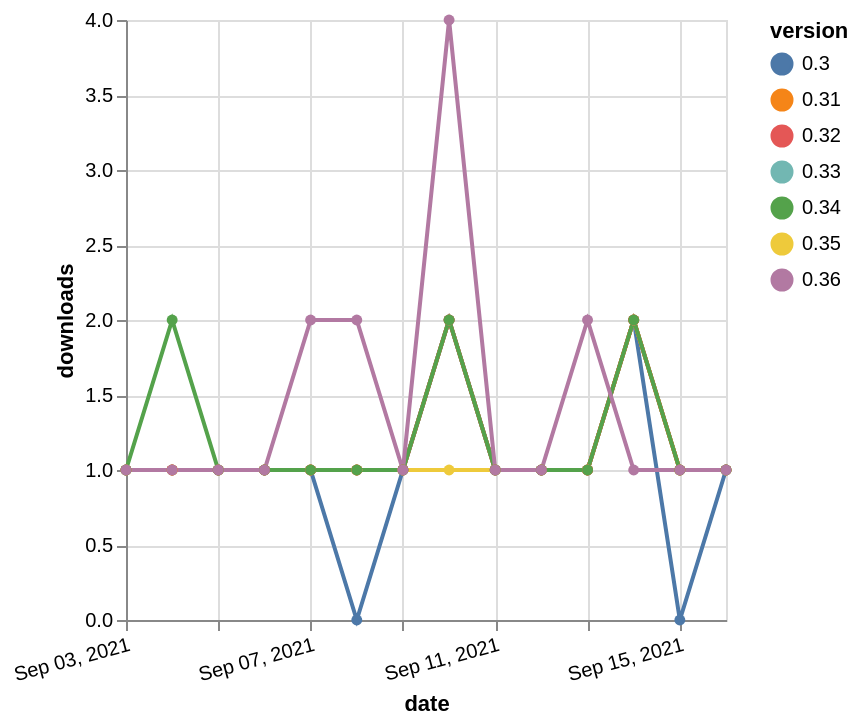

Vega-Lite specification for this chart:
### Vega-Lite specification from a JSON file in a GitHub repository (floating-point values rounded to 4 significant figures)
{"$schema": "https://vega.github.io/schema/vega-lite/v5.json", "description": "A simple bar chart with embedded data.", "data": {"values": [{"date": "2021-09-03", "total": 194, "delta": 1, "version": "0.3"}, {"date": "2021-09-04", "total": 195, "delta": 1, "version": "0.3"}, {"date": "2021-09-05", "total": 196, "delta": 1, "version": "0.3"}, {"date": "2021-09-06", "total": 197, "delta": 1, "version": "0.3"}, {"date": "2021-09-07", "total": 198, "delta": 1, "version": "0.3"}, {"date": "2021-09-08", "total": 198, "delta": 0, "version": "0.3"}, {"date": "2021-09-09", "total": 199, "delta": 1, "version": "0.3"}, {"date": "2021-09-10", "total": 201, "delta": 2, "version": "0.3"}, {"date": "2021-09-11", "total": 202, "delta": 1, "version": "0.3"}, {"date": "2021-09-12", "total": 203, "delta": 1, "version": "0.3"}, {"date": "2021-09-13", "total": 204, "delta": 1, "version": "0.3"}, {"date": "2021-09-14", "total": 206, "delta": 2, "version": "0.3"}, {"date": "2021-09-15", "total": 206, "delta": 0, "version": "0.3"}, {"date": "2021-09-16", "total": 207, "delta": 1, "version": "0.3"}, {"date": "2021-09-03", "total": 175, "delta": 1, "version": "0.33"}, {"date": "2021-09-04", "total": 176, "delta": 1, "version": "0.33"}, {"date": "2021-09-05", "total": 177, "delta": 1, "version": "0.33"}, {"date": "2021-09-06", "total": 178, "delta": 1, "version": "0.33"}, {"date": "2021-09-07", "total": 179, "delta": 1, "version": "0.33"}, {"date": "2021-09-08", "total": 180, "delta": 1, "version": "0.33"}, {"date": "2021-09-09", "total": 181, "delta": 1, "version": "0.33"}, {"date": "2021-09-10", "total": 183, "delta": 2, "version": "0.33"}, {"date": "2021-09-11", "total": 184, "delta": 1, "version": "0.33"}, {"date": "2021-09-12", "total": 185, "delta": 1, "version": "0.33"}, {"date": "2021-09-13", "total": 186, "delta": 1, "version": "0.33"}, {"date": "2021-09-14", "total": 188, "delta": 2, "version": "0.33"}, {"date": "2021-09-15", "total": 189, "delta": 1, "version": "0.33"}, {"date": "2021-09-16", "total": 190, "delta": 1, "version": "0.33"}, {"date": "2021-09-03", "total": 175, "delta": 1, "version": "0.35"}, {"date": "2021-09-04", "total": 176, "delta": 1, "version": "0.35"}, {"date": "2021-09-05", "total": 177, "delta": 1, "version": "0.35"}, {"date": "2021-09-06", "total": 178, "delta": 1, "version": "0.35"}, {"date": "2021-09-07", "total": 179, "delta": 1, "version": "0.35"}, {"date": "2021-09-08", "total": 180, "delta": 1, "version": "0.35"}, {"date": "2021-09-09", "total": 181, "delta": 1, "version": "0.35"}, {"date": "2021-09-10", "total": 182, "delta": 1, "version": "0.35"}, {"date": "2021-09-11", "total": 183, "delta": 1, "version": "0.35"}, {"date": "2021-09-12", "total": 184, "delta": 1, "version": "0.35"}, {"date": "2021-09-13", "total": 185, "delta": 1, "version": "0.35"}, {"date": "2021-09-14", "total": 187, "delta": 2, "version": "0.35"}, {"date": "2021-09-15", "total": 188, "delta": 1, "version": "0.35"}, {"date": "2021-09-16", "total": 189, "delta": 1, "version": "0.35"}, {"date": "2021-09-03", "total": 176, "delta": 1, "version": "0.31"}, {"date": "2021-09-04", "total": 177, "delta": 1, "version": "0.31"}, {"date": "2021-09-05", "total": 178, "delta": 1, "version": "0.31"}, {"date": "2021-09-06", "total": 179, "delta": 1, "version": "0.31"}, {"date": "2021-09-07", "total": 180, "delta": 1, "version": "0.31"}, {"date": "2021-09-08", "total": 181, "delta": 1, "version": "0.31"}, {"date": "2021-09-09", "total": 182, "delta": 1, "version": "0.31"}, {"date": "2021-09-10", "total": 184, "delta": 2, "version": "0.31"}, {"date": "2021-09-11", "total": 185, "delta": 1, "version": "0.31"}, {"date": "2021-09-12", "total": 186, "delta": 1, "version": "0.31"}, {"date": "2021-09-13", "total": 187, "delta": 1, "version": "0.31"}, {"date": "2021-09-14", "total": 189, "delta": 2, "version": "0.31"}, {"date": "2021-09-15", "total": 190, "delta": 1, "version": "0.31"}, {"date": "2021-09-16", "total": 191, "delta": 1, "version": "0.31"}, {"date": "2021-09-03", "total": 489, "delta": 1, "version": "0.32"}, {"date": "2021-09-04", "total": 490, "delta": 1, "version": "0.32"}, {"date": "2021-09-05", "total": 491, "delta": 1, "version": "0.32"}, {"date": "2021-09-06", "total": 492, "delta": 1, "version": "0.32"}, {"date": "2021-09-07", "total": 493, "delta": 1, "version": "0.32"}, {"date": "2021-09-08", "total": 494, "delta": 1, "version": "0.32"}, {"date": "2021-09-09", "total": 495, "delta": 1, "version": "0.32"}, {"date": "2021-09-10", "total": 497, "delta": 2, "version": "0.32"}, {"date": "2021-09-11", "total": 498, "delta": 1, "version": "0.32"}, {"date": "2021-09-12", "total": 499, "delta": 1, "version": "0.32"}, {"date": "2021-09-13", "total": 500, "delta": 1, "version": "0.32"}, {"date": "2021-09-14", "total": 502, "delta": 2, "version": "0.32"}, {"date": "2021-09-15", "total": 503, "delta": 1, "version": "0.32"}, {"date": "2021-09-16", "total": 504, "delta": 1, "version": "0.32"}, {"date": "2021-09-03", "total": 156, "delta": 1, "version": "0.34"}, {"date": "2021-09-04", "total": 158, "delta": 2, "version": "0.34"}, {"date": "2021-09-05", "total": 159, "delta": 1, "version": "0.34"}, {"date": "2021-09-06", "total": 160, "delta": 1, "version": "0.34"}, {"date": "2021-09-07", "total": 161, "delta": 1, "version": "0.34"}, {"date": "2021-09-08", "total": 162, "delta": 1, "version": "0.34"}, {"date": "2021-09-09", "total": 163, "delta": 1, "version": "0.34"}, {"date": "2021-09-10", "total": 165, "delta": 2, "version": "0.34"}, {"date": "2021-09-11", "total": 166, "delta": 1, "version": "0.34"}, {"date": "2021-09-12", "total": 167, "delta": 1, "version": "0.34"}, {"date": "2021-09-13", "total": 168, "delta": 1, "version": "0.34"}, {"date": "2021-09-14", "total": 170, "delta": 2, "version": "0.34"}, {"date": "2021-09-15", "total": 171, "delta": 1, "version": "0.34"}, {"date": "2021-09-16", "total": 172, "delta": 1, "version": "0.34"}, {"date": "2021-09-03", "total": 238, "delta": 1, "version": "0.36"}, {"date": "2021-09-04", "total": 239, "delta": 1, "version": "0.36"}, {"date": "2021-09-05", "total": 240, "delta": 1, "version": "0.36"}, {"date": "2021-09-06", "total": 241, "delta": 1, "version": "0.36"}, {"date": "2021-09-07", "total": 243, "delta": 2, "version": "0.36"}, {"date": "2021-09-08", "total": 245, "delta": 2, "version": "0.36"}, {"date": "2021-09-09", "total": 246, "delta": 1, "version": "0.36"}, {"date": "2021-09-10", "total": 250, "delta": 4, "version": "0.36"}, {"date": "2021-09-11", "total": 251, "delta": 1, "version": "0.36"}, {"date": "2021-09-12", "total": 252, "delta": 1, "version": "0.36"}, {"date": "2021-09-13", "total": 254, "delta": 2, "version": "0.36"}, {"date": "2021-09-14", "total": 255, "delta": 1, "version": "0.36"}, {"date": "2021-09-15", "total": 256, "delta": 1, "version": "0.36"}, {"date": "2021-09-16", "total": 257, "delta": 1, "version": "0.36"}]}, "width": "container", "mark": {"type": "line", "point": {"filled": true}}, "encoding": {"x": {"field": "date", "type": "temporal", "timeUnit": "yearmonthdate", "title": "date", "axis": {"labelAngle": -15}}, "y": {"field": "delta", "type": "quantitative", "title": "downloads"}, "color": {"field": "version", "type": "nominal"}, "tooltip": {"field": "delta"}}}
